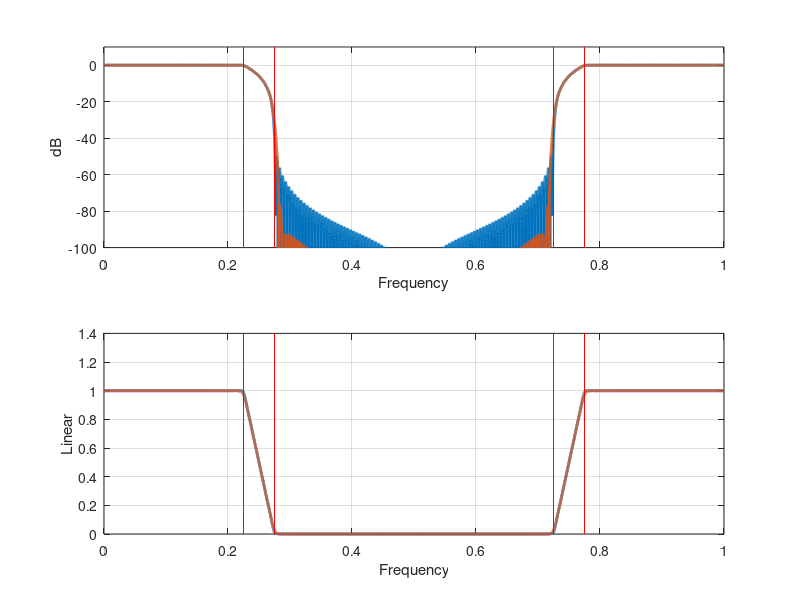

Write MATLAB code to recreate this figure.
U = 0; % Up Sample Multiplier
D = 2; % Down Sample Divisor
N = max([U,D]);
fpass = 0.9/(2*N);
fstop = 1.1/(2*N);
f1 = (fstop + fpass)/2;
f2 = (fstop - fpass)/2;
L = 100;
n = [-L:L].';
h = (1/N)*sinc(2*f1*n).*sinc(2*f2*n);
win = hamming(2*L+1);
hw = h.*win;

NFFT = 2^14;
freq = [0:NFFT-1]/NFFT;
subplot(211);
plot(freq,20*log10(abs(fft([h hw],NFFT))),'LineWidth',2);
xlabel('Frequency'); ylabel('dB');
hold on;
ax = axis();
plot(fpass*[1 1],ax(3:4),'r');
plot(1-fpass*[1 1],ax(3:4),'r');
plot(fstop*[1 1],ax(3:4),'r');
plot(1-fstop*[1 1],ax(3:4),'r');
hold off;
grid on;
ylim([-100 10]);
subplot(212);
plot(freq,abs(fft([h hw],NFFT)),'LineWidth',2);
xlabel('Frequency'); ylabel('Linear');
hold on;
ax = axis();
plot(fpass*[1 1],ax(3:4),'r');
plot(1-fpass*[1 1],ax(3:4),'r');
plot(fstop*[1 1],ax(3:4),'r');
plot(1-fstop*[1 1],ax(3:4),'r');
hold off;
grid on;

file_name = sprintf('lpf_U%d_D%d.bin',U,D);
fid = fopen(file_name,'wb');
fwrite(fid,[1 1 length(h) 1 N],'int');
fwrite(fid,h,'float');
fclose(fid);